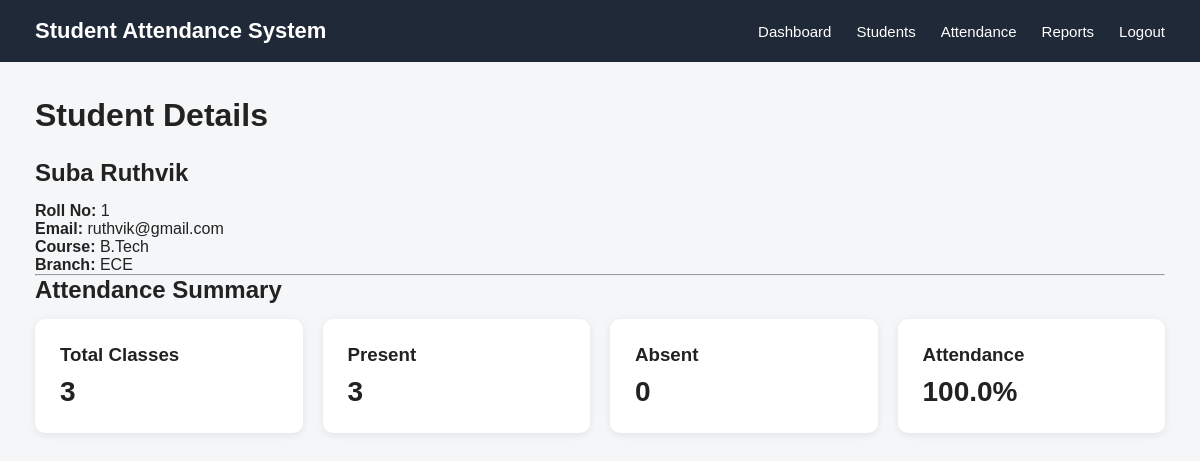
The app's page /student/1 (signed in) with its own data.
### tables this page shows
CREATE TABLE students (
    id INTEGER PRIMARY KEY AUTOINCREMENT,
    roll_no TEXT UNIQUE NOT NULL,
    name TEXT NOT NULL,
    email TEXT,
    course TEXT,
    branch TEXT
);

### app.py (the view)
@app.route("/student/<int:id>")
def student_details(id):
    if "user_id" not in session:
        return redirect(url_for("login"))
    conn = get_db()
    student = conn.execute(
        "SELECT * FROM students WHERE id = ?",
        (id,)
    ).fetchone()
    attendance = conn.execute(
        """
        SELECT status
        FROM attendance
        WHERE student_id = ?
        """,
        (id,)
    ).fetchall()
    conn.close()
    total_classes = len(attendance)
    present_classes = sum(
        1 for record in attendance
        if record["status"] == "Present"
    )
    absent_classes = total_classes - present_classes
    if total_classes > 0:
        attendance_percentage = round(
            (present_classes / total_classes) * 100,
            2
        )
    else:
        attendance_percentage = 0
    return render_template(
        "student_details.html",
        student=student,
        total_classes=total_classes,
        present_classes=present_classes,
        absent_classes=absent_classes,
        attendance_percentage=attendance_percentage
    )

### app.py (called while the page is built)
def get_db():
    conn = sqlite3.connect(DATABASE)
    conn.row_factory = sqlite3.Row
    return conn

### templates/student_details.html (shortened to what this page needs)
{% extends "base.html" %}
{% block content %}
<h1>Student Details</h1>
<h2>{{ student["name"] }}</h2>
<p>
    <strong>Roll No:</strong>
    {{ student["roll_no"] }}
</p>
<p>
    <strong>Email:</strong>
    {{ student["email"] }}
</p>
<p>
    <strong>Course:</strong>
    {{ student["course"] }}
</p>
<p>
    <strong>Branch:</strong>
    {{ student["branch"] }}
</p>
<hr>
<h2>Attendance Summary</h2>
<div class="dashboard">
    <div class="card">
        <h3>Total Classes</h3>
        <p>{{ total_classes }}</p>
    </div>
    <div class="card">
        <h3>Present</h3>
        <p>{{ present_classes }}</p>
    </div>
    <div class="card">
        <h3>Absent</h3>
        <p>{{ absent_classes }}</p>
    </div>
    <div class="card">
        <h3>Attendance</h3>
        <p>{{ attendance_percentage }}%</p>
    </div>
</div>
{% endblock %}

### static/css/style.css (style rules this page uses)
* { margin: 0; padding: 0; box-sizing: border-box; }
body { font-family: Arial, Helvetica, sans-serif; background-color: #f4f6f8; color: #222; }
h1 { margin-bottom: 25px; }
h2 { margin-bottom: 15px; }
.dashboard { display: flex; gap: 20px; flex-wrap: wrap; }
.card { background-color: white; padding: 25px; border-radius: 10px; min-width: 200px; box-shadow: 0 2px 8px rgba(0, 0, 0, 0.08); }
.card h3 { margin-bottom: 10px; }
.card p { font-size: 28px; font-weight: bold; }
.dashboard .card { flex: 1; min-width: 220px; }
.dashboard .card p { margin-top: 5px; }
.dashboard .card { transition: transform 0.2s ease, box-shadow 0.2s ease; }

### records on screen
students: name "Suba Ruthvik", roll_no "1", email "ruthvik@gmail.com", course "B.Tech", branch "ECE"

### other values on screen
{{ total_classes }} "3"
{{ present_classes }} "3"
{{ absent_classes }} "0"
{{ attendance_percentage }} "100.0"
